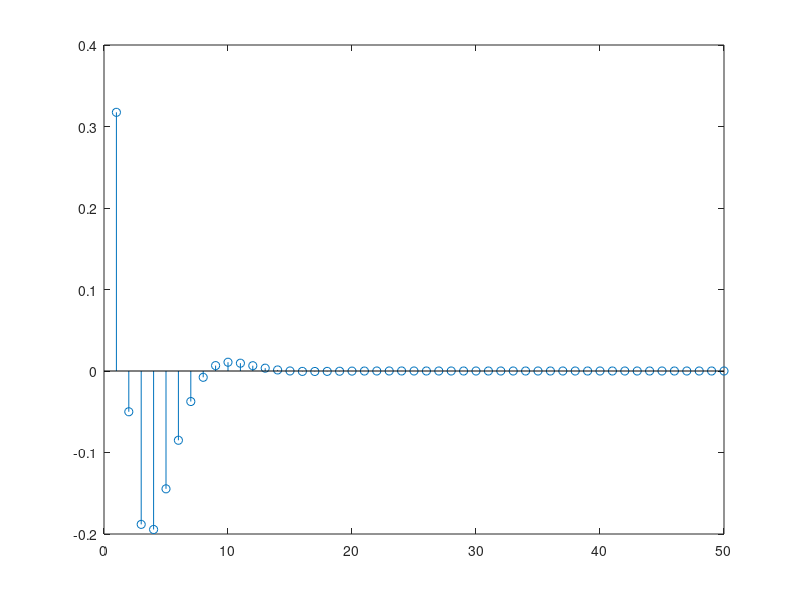

Source code (MATLAB):
a= [1, -1.143 , 0.4128];
b= [0.0675, 0.1349, 0.0675];
x = zeros(1,50);
zi = filtic(b,a, [1 2]);
y = filter(b,a,x,zi);
stem(y)

hold on
